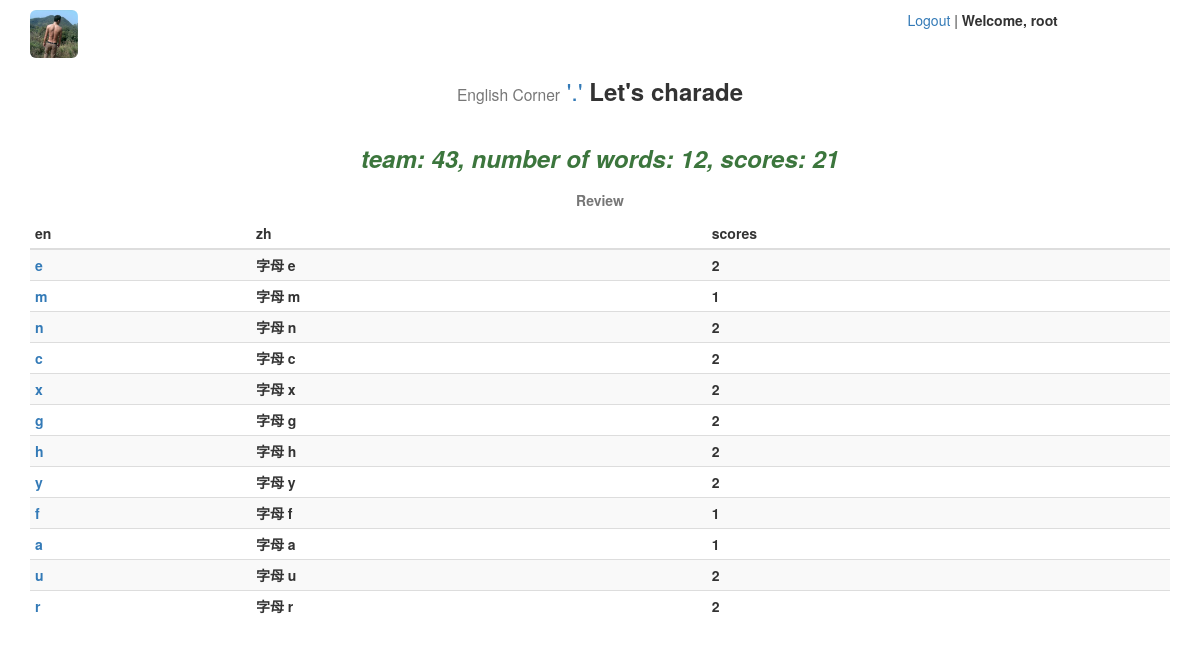
Before: /charade/set/43/play/ (signed in) with the older database file.
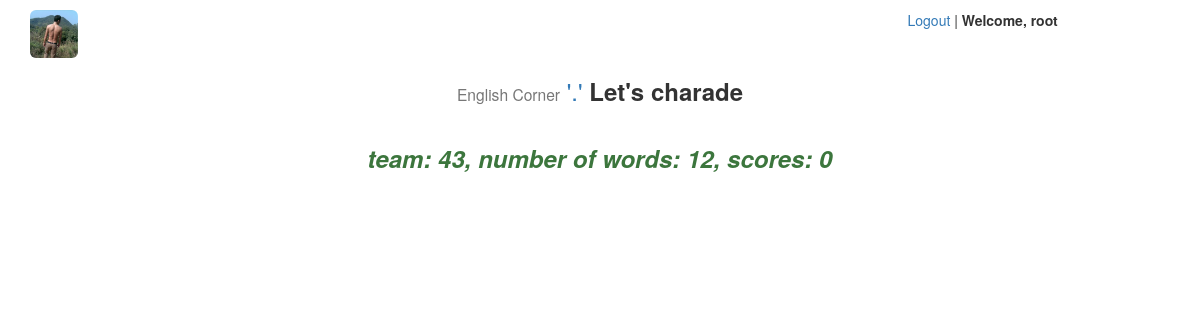
After: the same page with the newer database file.
### charade/models.py (models this page shows, shortened)
@python_2_unicode_compatible
class GameTemporaryTable(models.Model):
    board = models.ForeignKey(GameScoreBoard)
    en = models.CharField('en', max_length=100)
    zh = models.CharField('中文', max_length=100)
    exp = models.TextField('解释', max_length=200, null=True)
    scores = models.IntegerField('得分', default=0)
    used = models.IntegerField('used', default=0)
    vid = models.IntegerField('vid', default=0)

### charade/views.py (the view)
# urls.py: url(r'^set/(?P<board_id>[0-9]+)/play/$', views.game_play, name='game_play'),
def game_play(request, board_id):
    gsb = get_object_or_404(GameScoreBoard, pk=board_id)
    unused_word_list = gsb.gametemporarytable_set.exclude(used=1).order_by('?')[:1]
    if unused_word_list:
        context = {'word_list': unused_word_list}
    else:
        sum_scores = 0
        used_word_list = gsb.gametemporarytable_set.filter(used=1)
        for w in used_word_list:
            sum_scores += w.scores
        gsb.scores = sum_scores
        gsb.dt_end = timezone.now()
        gsb.save()
        msgs = 'team: {0}, number of words: {1}, scores: {2}'.format(board_id, gsb.amount, sum_scores)
        context = {'msgs': msgs,
                   'used_word_list': used_word_list,
                    }
    return render(request, 'charade/play.html', context)

### charade/templates/charade/play.html (shortened to what this page needs)
{% extends 'charade/base.html' %}
{% load staticfiles %}
{% block css4this %}
    <link rel="stylesheet" href="{% static 'charade/css/charade-play.css' %}">
{% endblock %}
{% block content %}
{% if msgs %}
    <div class="row">
        <em><h3><p class="text-success text-center"><strong>{{ msgs }}<strong></p></h3></em>
    </div>
{% endif %}
{% if used_word_list %}
    <div class="table-responsive">
        <table class="table table-striped table-condensed">
            <caption class="text-center">Review</caption>
            <thead>
                <tr>
                    <th>en</th>
                    <th>zh</th>
                    <th>scores</th>
                </tr>
            </thead>
            <tbody>
            {% for w in used_word_list %}
                <tr>
                    <td><a href="{% url 'charade:explanation' w.vid %}" title="Explanation" target="_blank">{{ w.en }}</a></td>
                    <td>{{ w.zh }}</td>
                    <td>{{ w.scores }}</td>
                </tr>
            {% endfor %}
            </tbody>
        </table>
    </div>
{% else %}
    <div class="row">
    </div>
{% endif %}
{% endblock %}

Changed rows visible on the page:
removed GameTemporaryTable: en "e", zh "字母 e", scores "2"
removed GameTemporaryTable: en "m", zh "字母 m", scores "1"
removed GameTemporaryTable: en "n", zh "字母 n", scores "2"
removed GameTemporaryTable: en "c", zh "字母 c", scores "2"
removed GameTemporaryTable: en "x", zh "字母 x", scores "2"
removed GameTemporaryTable: en "g", zh "字母 g", scores "2"
removed GameTemporaryTable: en "h", zh "字母 h", scores "2"
removed GameTemporaryTable: en "y", zh "字母 y", scores "2"
removed GameTemporaryTable: en "f", zh "字母 f", scores "1"
removed GameTemporaryTable: en "a", zh "字母 a", scores "1"
removed GameTemporaryTable: en "u", zh "字母 u", scores "2"
removed GameTemporaryTable: en "r", zh "字母 r", scores "2"
Other visible differences:
{{ msgs }}: "team: 43, number of words: 12, scores: 21" → "team: 43, number of words: 12, scores: 0"
text no longer shown: "Review en zh scores"
